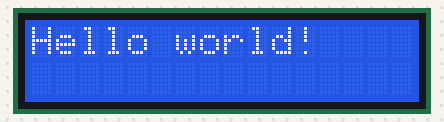
Simulated run of this program. Board: Raspberry Pi Pico running MicroPython. Parts: 16×2 character LCD.

Above: at 0.1 s.
At 5.1 s:
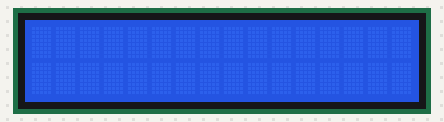

Measured:
- what the display in image 0 shows lasts 5.0 s, from 0.1 s to 5.1 s
- what the display in image 1 shows lasts 1.0 s, from 5.1 s to 6.1 s

The program:

lcd-i2c_hello-world.py
```python
# ==================================================
"""
Project objectives:
    Print a "Hello world!" text on the LCD screen to test its functionality
    Learn how to use I2C communication between the LCD and Raspberry Pi Pico W
    Get familiarized with the pico_i2c_lcd and lcd_api modules

Hardware and connections used:
    LCD GND Pin to Raspberry Pi Pico GND
    LCD VCC Pin to Raspberry Pi Pico VBUS
    (Note: VBUS is only to be used as power for the screen.
    It can't be used as power for the entire circuit if there are other components interfaced.)
    LCD SDA Pin to Raspberry Pi Pico GPIO Pin 0
    LCD SCL Pin to Raspberry Pi Pico GPIO Pin 1

Author: Adrian Josele G. Quional
"""
# ==================================================

# modules
from machine import I2C, Pin    # since I2C communication would be used, I2C class is imported
from time import sleep

# very important
# this module needs to be saved in the Raspberry Pi Pico in order for the LCD I2C to be used
from pico_i2c_lcd import I2cLcd

# creating an I2C object, specifying the data (SDA) and clock (SCL) pins used in the Raspberry Pi Pico
# any SDA and SCL pins in the Raspberry Pi Pico can be used (check documentation for SDA and SCL pins)
i2c = I2C(0, sda=Pin(0), scl=Pin(1), freq=400000)

# getting I2C address
I2C_ADDR = i2c.scan()[0]

# creating an LCD object using the I2C address and specifying number of rows and columns in the LCD
# LCD number of rows = 2, number of columns = 16
lcd = I2cLcd(i2c, I2C_ADDR, 2, 16)

# continuously print and clear "Hello world!" text in the LCD screen while the board has power
while True:
    # putstr method allows printing of the text in the LCD screen
    # for other methods that can be used, check lcd_api module
    lcd.putstr("Hello world!")
    sleep(5)        # "Hello world!" text would be displayed for 5 secs
    lcd.clear()
    sleep(1)        # clear the text for 1 sec then print the text again
```
